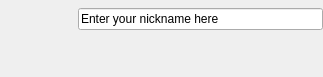
<ui version="4.0" >
 <author></author>
 <comment></comment>
 <exportmacro></exportmacro>
 <class>IMProfileWidget</class>
 <widget class="QWidget" name="IMProfileWidget" >
  <property name="geometry" >
   <rect>
    <x>0</x>
    <y>0</y>
    <width>323</width>
    <height>75</height>
   </rect>
  </property>
  <layout class="QGridLayout" >
   <property name="margin" >
    <number>0</number>
   </property>
   <property name="spacing" >
    <number>0</number>
   </property>
   <item row="1" column="1" >
    <layout class="QGridLayout" >
     <property name="margin" >
      <number>0</number>
     </property>
     <property name="spacing" >
      <number>6</number>
     </property>
     <item row="0" column="6" >
      <widget class="QToolButton" name="editProfileButton" >
       <property name="toolTip" >
        <string>Edit My Profile</string>
       </property>
       <property name="icon" >
        <iconset resource="../wengophone.qrc" >:/pics/config/imaccounts.png</iconset>
       </property>
       <property name="iconSize" >
        <size>
         <width>22</width>
         <height>22</height>
        </size>
       </property>
       <property name="autoRaise" >
        <bool>true</bool>
       </property>
      </widget>
     </item>
     <item row="0" column="2" >
      <widget class="QToolButton" name="aimButton" >
       <property name="toolTip" >
        <string>AIM/ICQ</string>
       </property>
       <property name="icon" >
        <iconset resource="../wengophone.qrc" >:/pics/protocols/aim_off.png</iconset>
       </property>
       <property name="iconSize" >
        <size>
         <width>22</width>
         <height>22</height>
        </size>
       </property>
       <property name="autoRaise" >
        <bool>true</bool>
       </property>
      </widget>
     </item>
     <item row="0" column="3" >
      <widget class="QToolButton" name="yahooButton" >
       <property name="toolTip" >
        <string>Yahoo!</string>
       </property>
       <property name="icon" >
        <iconset resource="../wengophone.qrc" >:/pics/protocols/yahoo_off.png</iconset>
       </property>
       <property name="iconSize" >
        <size>
         <width>22</width>
         <height>22</height>
        </size>
       </property>
       <property name="autoRaise" >
        <bool>true</bool>
       </property>
      </widget>
     </item>
     <item row="0" column="0" >
      <widget class="QToolButton" name="wengoButton" >
       <property name="toolTip" >
        <string>Wengo</string>
       </property>
       <property name="icon" >
        <iconset resource="../wengophone.qrc" >:/pics/protocols/wengo_off.png</iconset>
       </property>
       <property name="iconSize" >
        <size>
         <width>22</width>
         <height>22</height>
        </size>
       </property>
       <property name="autoRaise" >
        <bool>true</bool>
       </property>
      </widget>
     </item>
     <item row="0" column="4" >
      <widget class="QToolButton" name="jabberButton" >
       <property name="toolTip" >
        <string>Jabber/GoogleTalk</string>
       </property>
       <property name="icon" >
        <iconset resource="../wengophone.qrc" >:/pics/protocols/jabber_off.png</iconset>
       </property>
       <property name="iconSize" >
        <size>
         <width>22</width>
         <height>22</height>
        </size>
       </property>
       <property name="autoRaise" >
        <bool>true</bool>
       </property>
      </widget>
     </item>
     <item row="0" column="5" >
      <spacer>
       <property name="orientation" >
        <enum>Qt::Horizontal</enum>
       </property>
       <property name="sizeHint" >
        <size>
         <width>111</width>
         <height>28</height>
        </size>
       </property>
      </spacer>
     </item>
     <item row="0" column="1" >
      <widget class="QToolButton" name="msnButton" >
       <property name="toolTip" >
        <string>MSN</string>
       </property>
       <property name="icon" >
        <iconset resource="../wengophone.qrc" >:/pics/protocols/msn_off.png</iconset>
       </property>
       <property name="iconSize" >
        <size>
         <width>22</width>
         <height>22</height>
        </size>
       </property>
       <property name="autoRaise" >
        <bool>true</bool>
       </property>
      </widget>
     </item>
    </layout>
   </item>
   <item rowspan="2" row="0" column="0" >
    <widget class="QToolButton" name="avatarButton" >
     <property name="icon" >
      <iconset resource="../wengophone.qrc" >:/pics/avatar_background.png</iconset>
     </property>
     <property name="iconSize" >
      <size>
       <width>70</width>
       <height>70</height>
      </size>
     </property>
     <property name="autoRaise" >
      <bool>true</bool>
     </property>
    </widget>
   </item>
   <item row="0" column="1" >
    <widget class="ToolTipLineEdit" name="aliasLineEdit" >
     <property name="toolTip" >
      <string>Enter your nickname here</string>
     </property>
     <property name="text" >
      <string>Enter your nickname here</string>
     </property>
    </widget>
   </item>
  </layout>
 </widget>
 <pixmapfunction></pixmapfunction>
 <customwidgets>
  <customwidget>
   <class>ToolTipLineEdit</class>
   <extends>QLineEdit</extends>
   <header>ToolTipLineEditProxy.h</header>
   <container>0</container>
   <pixmap></pixmap>
  </customwidget>
 </customwidgets>
 <tabstops>
  <tabstop>avatarButton</tabstop>
  <tabstop>aliasLineEdit</tabstop>
  <tabstop>wengoButton</tabstop>
  <tabstop>msnButton</tabstop>
  <tabstop>aimButton</tabstop>
  <tabstop>yahooButton</tabstop>
  <tabstop>jabberButton</tabstop>
  <tabstop>editProfileButton</tabstop>
 </tabstops>
 <resources>
  <include location="../wengophone.qrc" />
 </resources>
 <connections/>
</ui>
